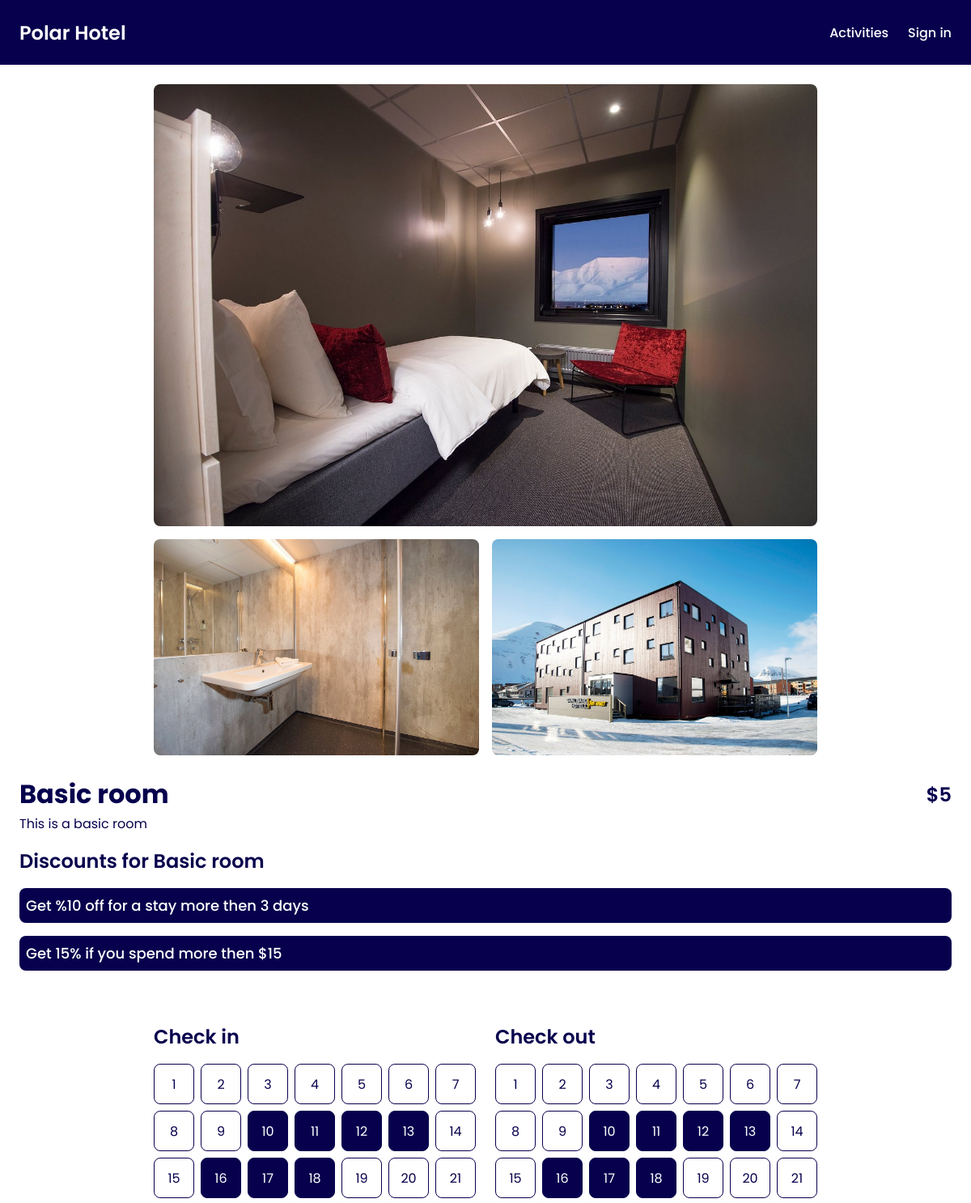
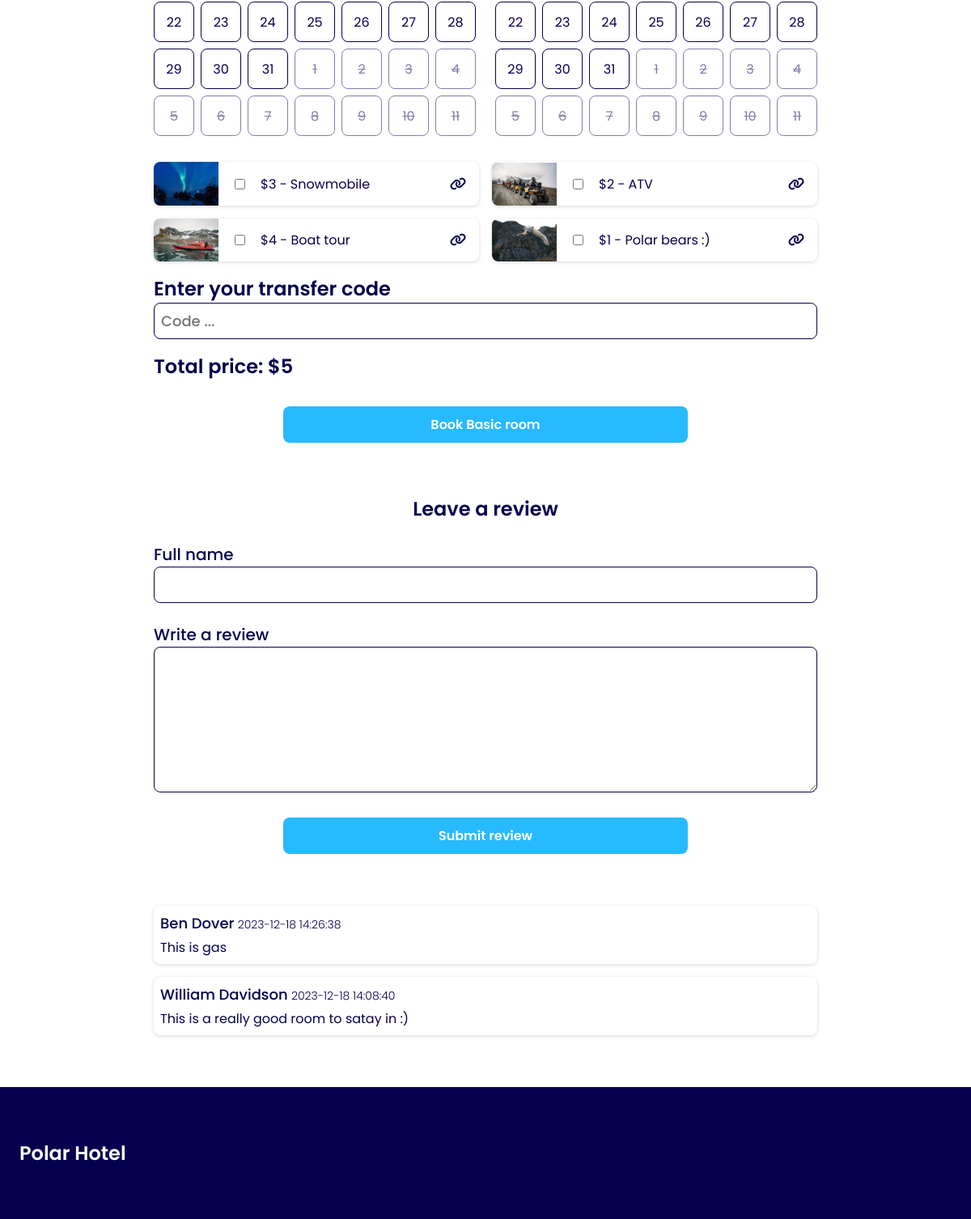
The app's page /room.php?room=009c6170-1ef2-402a-82c2-8c1fc8badce3 with its own data (2 pictures, top to bottom).
### tables this page shows
CREATE TABLE activities (
	id VARCHAR PRIMARY KEY,
	name VARCHAR,
	price INTEGER,
	description VARCHAR,
	image VARCHAR
);

CREATE TABLE room_reviews (
	id INTEGER PRIMARY KEY,
	room_id VARCHAR NOT NULL,
	name VARCHAR,
	review VARCHAR,
	created_date DATETIME DEFAULT CURRENT_TIMESTAMP,
	FOREIGN KEY (room_id) REFERENCES rooms (id)
);

### app/getRooms.php (called while the page is built, shortened)
<?php
require_once __DIR__ . "/../vendor/autoload.php";
$stars = intval($_ENV["STARS"]);
$getRooms = $db->query("SELECT rooms.id, rooms.name, rooms.price, rooms.description, image_room.image FROM rooms
INNER JOIN image_room ON image_room.room_id = rooms.id");
$getRooms->execute();
$rooms = $getRooms->fetchAll(PDO::FETCH_ASSOC);
$mappedRooms = [];
foreach ($rooms as $room) {
    $id = $room["id"];
    $price = intval($room["price"]);
    $price = $price + $stars;
    if (!isset($mappedRooms[$id])) {
        $mappedRooms[$id] = [
            "id" => $id,
            "name" => $room["name"],
            "price" => $price,
            "description" => $room["description"],
            "images" => [],
        ];
    }
    $mappedRooms[$id]["images"][] = $room["image"];
}
$rooms = array_values($mappedRooms);

### app/hotelFunctions.php (called while the page is built, shortened)
<?php
function monthArrayDate(int $timeStamp): array
{
    return [
        "date" => date("Y-m-d", $timeStamp),
        "dayOfWeek" => intval(date("N", $timeStamp)),
        "dayDate" => intval(date("d", $timeStamp)),
        "month" => intval(date("m", $timeStamp)),
    ];
}
function getMonth(int $monthIndex, int $year): array
{
    $monthLength = cal_days_in_month(CAL_GREGORIAN, $monthIndex, $year);
    $month = [];
    $firstDay = date("N", mktime(0, 0, 0, $monthIndex, 1, $year));
    $daysBefore = $firstDay - 1;
    $daysAfter = 42 - $monthLength - $daysBefore;
    for ($idx = 0; $idx < $monthLength; $idx++) {
        $timeStamp = mktime(0, 0, 0, $monthIndex, $idx + 1, $year);
        $month[] = monthArrayDate($timeStamp);
    }
    if ($daysAfter > 0) {
        for ($idx = 1; $idx <= $daysAfter; $idx++) {
            $timeStamp = mktime(0, 0, 0, $monthIndex, $monthLength + $idx, $year);
            $month[] = monthArrayDate($timeStamp);
        }
    }
    return $month;
}
function filterForId(array $arrays, string $arrayId): array
{
    $filteredArray = array_filter($arrays, function ($array) use ($arrayId) {
        return $array["id"] === $arrayId;
    });
    $filteredArray = reset($filteredArray);
    return !$filteredArray ? [] : $filteredArray;
}
function isDateBooked(int $date, array $bookedCheckIn, array $bookedCheckOut): bool
{
    foreach ($bookedCheckIn as $index => $checkIn) {
        $checkOut = $bookedCheckOut[$index];
        if ($date >= strtotime($checkIn) && $date <= strtotime($checkOut)) {
            return true;
        }
    }
    return false;
}

### app/getOffers.php (called while the page is built, shortened)
<?php
require_once __DIR__ . "/autoload.php";
$getOffers = $db->query("SELECT offers.*, offer_room.room_id FROM offers INNER JOIN offer_room ON offer_room.offer_id = offers.id;");
$offers = $getOffers->fetchAll(PDO::FETCH_ASSOC);
$mappedOffers = [];
foreach ($offers as $offer) {
    $id = $offer["id"];
    if (!isset($mappedOffers[$id])) {
        $mappedOffers[$id] = [
            "id" => $id,
            "name" => $offer["name"],
            "discount" => intval($offer["discount"]),
            "requirement" => $offer["requirement"],
            "requirement_amount" => $offer["requirement_amount"],
            "rooms" => [],
        ];
    }
    $mappedOffers[$id]["rooms"][] = $offer["room_id"];
}
$offers = array_values($mappedOffers);

### app/getBookedRooms.php (called while the page is built, shortened)
<?php
require_once __DIR__ . "/autoload.php";
if (isset($room["id"])) {
    $getBookedRooms = $db->prepare("SELECT * FROM booked_rooms WHERE room_id = :room_id");
    $getBookedRooms->bindParam(":room_id", $room["id"], PDO::PARAM_STR);
    $getBookedRooms->execute();
    $bookedRooms = $getBookedRooms->fetchAll(PDO::FETCH_ASSOC);
}

### app/getActivities.php (called while the page is built, shortened)
<?php
require_once __DIR__ . "/autoload.php";
$selectActivities = $db->query("SELECT * FROM activities");
$selectActivities->execute();
$activities = $selectActivities->fetchAll(PDO::FETCH_ASSOC);

### app/getReviews.php (called while the page is built, shortened)
<?php
require_once __DIR__ . "/autoload.php";
if (isset($roomId)) {
    $getReviews = $db->prepare("SELECT name, review, created_date FROM room_reviews WHERE room_id = :room_id ORDER BY created_date DESC");
    $getReviews->bindParam(":room_id", $roomId, PDO::PARAM_STR);
    $getReviews->execute();
    $reviews = $getReviews->fetchAll(PDO::FETCH_ASSOC);
}

### room.php (the view, shortened to what this page needs)
<?php
require_once __DIR__ . "/views/header.php";
require_once __DIR__ . "/views/navigation.php";
require __DIR__ . "/app/getRooms.php";
require __DIR__ . "/app/getActivities.php";
require __DIR__ . "/app/getOffers.php";
$roomId = $_GET["room"];
$room = filterForId($rooms, $roomId);
require __DIR__ . "/app/getBookedRooms.php";
require __DIR__ . "/app/getReviews.php";
$bookedCheckIn = array_column($bookedRooms, "check_in");
$bookedCheckOut = array_column($bookedRooms, "check_out");
$roomOffers = array_filter($offers, function ($offer) use ($room) {
    return in_array($room["id"], $offer["rooms"]);
});
?>
<main class="room-main max-w-section">
    <div class="room-content-order">
        <div class="column room-info-container space-between">
            <div>
                <div class="space-between name-price-title">
                    <h1><?= $room["name"]; ?></h1>
                    <h3><?= "$" . $room["price"]; ?></h3>
                </div>
                <div><?= $room["description"]; ?></div>
            </div>
            <?php if (count($roomOffers) > 0) : ?>
                <div class="room-discount-container">
                    <h3 class="room-discount-title">Discounts for <?= $room["name"]; ?></h3>
                    <?php foreach ($roomOffers as $roomOffer) : ?>
                        <div class="room-discount-card"><?= $roomOffer["name"]; ?></div>
                    <?php endforeach; ?>
                </div>
            <?php endif; ?>
        </div>
        <div class="room-gallery-grid">
            <?php foreach ($room["images"] as $image) : ?>
                <img src=<?= "./assets/images/" . $image; ?> alt="hotel room">
            <?php endforeach; ?>
        </div>
    </div>
    <form method="post" class="book-room-form" action="app/bookRoom.php">
        <div class="check-in-out-calenders">
            <div>
                <h3>Check in</h3>
                <?php
                $calendarIdentifier = "check_in";
                require __DIR__ . "/views/calendar.php"; ?>
            </div>
            <div>
                <h3>Check out</h3>
                <?php
                $calendarIdentifier = "check_out";
                require __DIR__ . "/views/calendar.php"; ?>
            </div>
        </div>
        <div class="room-activities">
            <?php foreach ($activities as $activity) : ?>
                <div class="room-activities-card">
                    <img src="<?= "assets/images/" . $activity["image"] ?>" alt="activity">
                    <input data-price="<?= $activity["price"]; ?>" class="activity-check" type="checkbox" name="activities[]" value="<?= $activity["id"] ?>">
                    <div><?= "$" . $activity["price"] . " - " . $activity["name"] ?></div>
                    <a href="activities.php" class="text-dark-blue flex-grow">
                        <i class="fa-solid fa-link"></i>
                    </a>
                </div>
            <?php endforeach; ?>
        </div>
        <div>
            <label for="transfer-code">
                <h3>Enter your transfer code</h3>
            </label>
            <input autocomplete="off" placeholder="Code ..." class="transfer-code-input" type="text" name="transfer-code" id="transfer-code" required>
        </div>
        <div class="space-between">
            <h3>Total price: <span id="total-price"><?= "$" . $room["price"] ?></span></h3>
        </div>
        <button type="submit" class="submit-btn-blue cart-btn">Book <?= $room["name"]; ?></i></button>
    </form>
    <div class="reviews-container">
        <h3 class="review-title">Leave a review</h3>
        <form class="column review-form" action="app/insertReview.php">
            <div>
                <label class="create-room-label" for="name">Full name</label>
                <input required min="2" class="transfer-code-input" type="text" name="name" id="name">
            </div>
            <div>
                <label class="create-room-label" for="review">Write a review</label>
                <textarea required class="transfer-code-input" name="review" id="review" maxlength="1000" rows="6"></textarea>
            </div>
            <button class="submit-btn-blue cart-btn" type="submit">Submit review</button>
        </form>
        <div class="column reviews">
            <?php foreach ($reviews as $review) : ?>
                <div class="review">
                    <div>
                        <span class="review-name"><?= $review["name"]; ?></span>
                        <span class="review-date"><?= $review["created_date"]; ?></span>
                    </div>
                    <p><?= nl2br($review["review"]) ?></p>
                </div>
            <?php endforeach; ?>
        </div>
    </div>
</main>
<?php require_once __DIR__ . "/views/footer.php"; ?>

### views/header.php (shortened to what this page needs)
<!DOCTYPE html>
<html lang="en">
<head>
    <link rel="stylesheet" href="https://cdnjs.cloudflare.com/ajax/libs/font-awesome/6.5.1/css/all.min.css" />
    <link rel="stylesheet" href="assets/style/style.css">
    <link rel="stylesheet" href="assets/style/mediaQuery.css">
</head>
<body>

### views/navigation.php (shortened to what this page needs)
<header>
    <a href="index.php" class="nav-logo">Polar Hotel</a>
    <nav class="desktop-nav">
        <a href="activities.php">Activities</a>
        <a href=<?= isset($_SESSION["admin"]) ? "app/logout.php" : "login.php" ?>><?= isset($_SESSION["admin"]) ? "Sign out" : "Sign in" ?></a>
    </nav>
</header>

### views/calendar.php (shortened to what this page needs)
<?php
$selectedMonth = intval(date("m", mktime(0, 0, 0, 1, 1, 2024)));
$selectedYear = 2024;
$month = getMonth($selectedMonth, $selectedYear);
$identifier = $calendarIdentifier ?? '';
?>
<div class="calendar-grid">
    <?php foreach ($month as $date) :
        $dateIsBooked = isDateBooked(strtotime($date["date"]), $bookedCheckIn, $bookedCheckOut);
    ?>
        <div id="<?= ($selectedMonth === $date["month"] && !$dateIsBooked) ? 'btn_' . $identifier : '' ?>" class="calendar-cell
        <?= $selectedMonth !== $date["month"] ? 'offset-month' : (!$dateIsBooked ? 'current-month contain-radio' : ""); ?>
        <?= $dateIsBooked ? "date-is-booked" : ""; ?>" title="<?= $dateIsBooked ? $date["date"] . " is already booked" : "Please select a date"; ?>">
            <?= $date["dayDate"] ?>
        </div>
    <?php endforeach; ?>
</div>

### views/footer.php (shortened to what this page needs)
<footer>
    <div class="nav-logo">Polar Hotel</div>
</footer>
</body>
</html>

### assets/style/style.css (style rules this page uses)
:root { --dark-blue: #07004d; --blue: #28bafe; --light-blue: #e3f5fd; --white: #fff; --rounded-md: 16px; --rounded-sm: 8px; }
* { box-sizing: border-box; font-family: "Poppins", sans-serif; }
body { min-height: 100vh; background: var(--white); color: var(--dark-blue); margin: 0; padding: 0; }
footer { background: var(--dark-blue); color: var(--white); padding: 64px 24px; }
h1, h2, h3, p { margin: 0; }
h3 { font-size: 24px; font-weight: 600; }
button, input[type="checkbox"] { border: none; cursor: pointer; }
a { color: var(--white); text-decoration: none; font-weight: 500; font-size: 1rem; }
textarea { resize: vertical; }
.column { display: flex; flex-direction: column; }
.text-dark-blue { color: var(--dark-blue); }
header { display: flex; justify-content: space-between; align-items: center; padding: 16px 24px; width: 100%; height: 80px; background: var(--dark-blue); color: var(--white); position: fixed; top: 0; left: 0; z-index: 50; overflow-x: hidden; }
.nav-logo { user-select: none; font-size: 24px; font-weight: 600; }
.desktop-nav { display: flex; gap: 24px; }
.submit-btn-blue { background: var(--blue); color: var(--white); padding: 10px 0; font-size: 1rem; font-weight: 600; border-radius: var(--rounded-sm); transition: all 0.3s; text-align: center; }
.space-between { display: flex; justify-content: space-between; width: 100%; }
.date-is-booked { background: var(--dark-blue); color: var(--white); cursor: default; }
.reviews-container { max-width: 820px; width: 100%; margin: 0 auto; margin-bottom: 64px; }
.reviews { gap: 16px; }
.review-form { gap: 24px; }
.review-title { text-align: center; margin-bottom: 24px; }
.reviews { margin-top: 64px; }
.review-name { font-size: 18px; font-weight: 500; }
.review-date { font-size: 14px; font-weight: 300; }
.review { display: flex; flex-direction: column; gap: 4px; padding: 8px; border-radius: var(--rounded-sm); box-shadow: rgba(0, 0, 0, 0.16) 0px 1px 4px; }
.max-w-section { max-width: 1440px; width: 100%; margin: 0 auto; }
.create-room-label { font-size: 20px; font-weight: 500; margin-bottom: 8px; }
.room-main { min-height: 100vh; padding: 104px 24px 0 24px; }
.room-gallery-grid { display: grid; grid-template-columns: repeat(2, 1fr); gap: 16px; max-width: 820px; }
.room-gallery-grid img { width: 100%; border-radius: var(--rounded-sm); }
.room-gallery-grid img:nth-child(1) { grid-column: span 2; }
.room-content-order { display: flex; gap: 24px; }
.name-price-title { align-items: center; }
.room-info-container { width: 100%; }
.book-room-form { margin: 64px auto; display: flex; flex-direction: column; gap: 16px; width: 100%; max-width: 820px; }
.calendar-grid { display: grid; grid-template-columns: repeat(7, minmax(40px, 50px)); grid-template-rows: repeat(6, minmax(40px, 50px)); place-content: center; gap: 8px; padding: 16px 0; }
.calendar-cell { padding: 8px; border: 1px solid var(--dark-blue); border-radius: var(--rounded-sm); display: flex; justify-content: center; align-items: center; user-select: none; }
.offset-month { opacity: 0.5; text-decoration: line-through; }
.current-month { cursor: pointer; transition: background 0.2s ease-out, color 0.2s ease-out; }
.contain-radio { position: relative; }
.check-in-out-calenders { display: flex; flex-direction: column; align-items: center; justify-content: center; gap: 24px; }
.room-activities { display: grid; grid-template-columns: repeat(auto-fill, minmax(350px, 1fr)); gap: 16px; }
.room-activities-card { display: flex; align-items: center; gap: 16px; padding-right: 16px; width: 100%; overflow: hidden; border-radius: var(--rounded-sm); box-shadow: rgba(0, 0, 0, 0.16) 0px 1px 4px; }
.room-activities-card img { width: 80px; object-fit: cover; object-position: center; }
.flex-grow { flex-grow: 1; text-align: end; }
.transfer-code-input { width: 100%; border: 1px solid var(--dark-blue); border-radius: var(--rounded-sm); padding: 8px; font-size: 18px; font-weight: 500; }
.room-discount-container { display: flex; flex-direction: column; gap: 16px; margin-top: 16px; }
.room-discount-card { padding: 8px; font-size: 18px; font-weight: 500; border-radius: var(--rounded-sm); background: var(--dark-blue); color: var(--white); }
.cart-btn { max-width: 500px; width: 100%; margin: 0 auto; }

### assets/style/mediaQuery.css (style rules this page uses)
@media (max-width: 1200px) { .room-content-order { flex-direction: column-reverse; } }
@media (max-width: 1200px) { .room-gallery-grid { margin: 0 auto; } }
@media (min-width: 900px) { .check-in-out-calenders { flex-direction: row; } }

### records on screen
activities: image (picture), price "3", name "Snowmobile"
activities: image (picture), price "2", name "ATV"
activities: image (picture), price "4", name "Boat tour"
activities: image (picture), price "1", name "Polar bears :)"
room_reviews: name "Ben Dover", created_date "2023-12-18 14:26:38", review "This is gas"
room_reviews: name "William Davidson", created_date "2023-12-18 14:08:40", review "This is a really good room to satay in :)"

### other values on screen
$room["name"] "Basic room"
$room["price"] "5"
$room["description"] "This is a basic room"
$roomOffer["name"] "Get %10 off for a stay more then 3 days"
$roomOffer["name"] "Get 15% if you spend more then $15"
$date["dayDate"] "1"
$date["dayDate"] "2"
$date["dayDate"] "3"
$date["dayDate"] "4"
$date["dayDate"] "5"
$date["dayDate"] "6"
$date["dayDate"] "7"
$date["dayDate"] "8"
$date["dayDate"] "9"
$date["dayDate"] "10"
